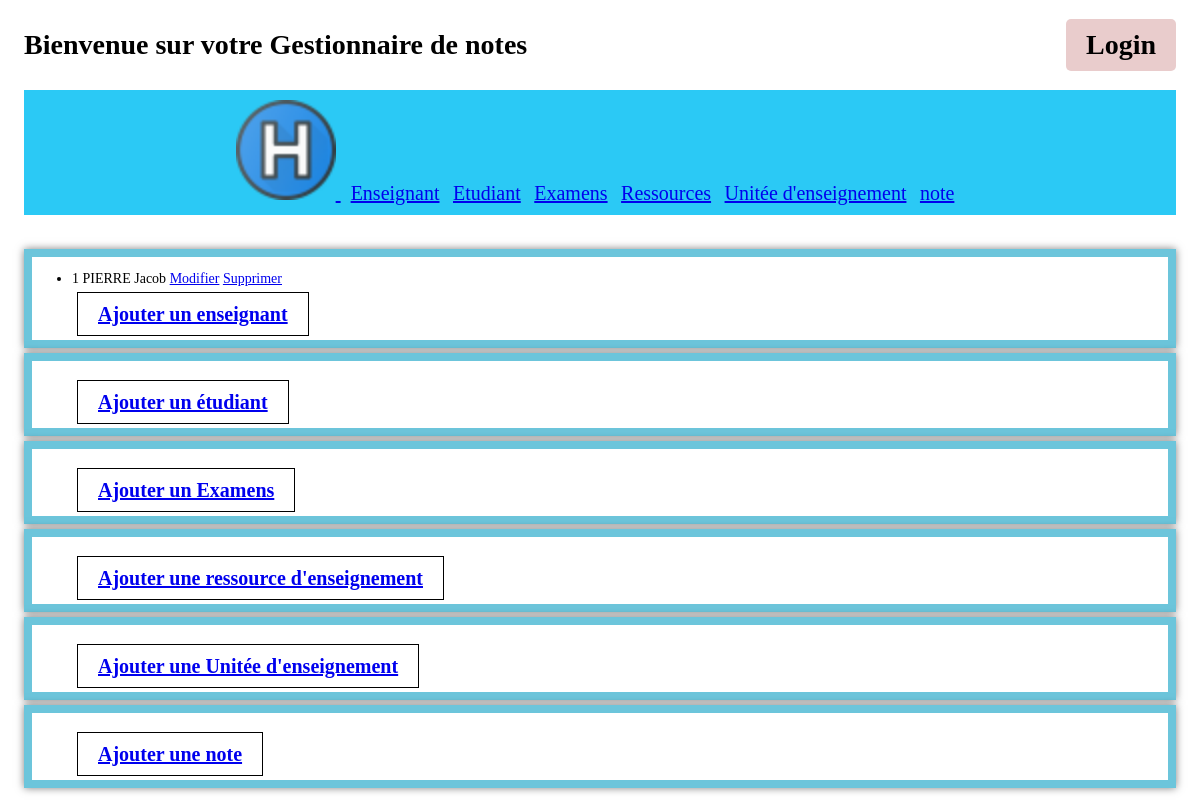
Before: /gestionnote/allenseignant/ with the older database file.
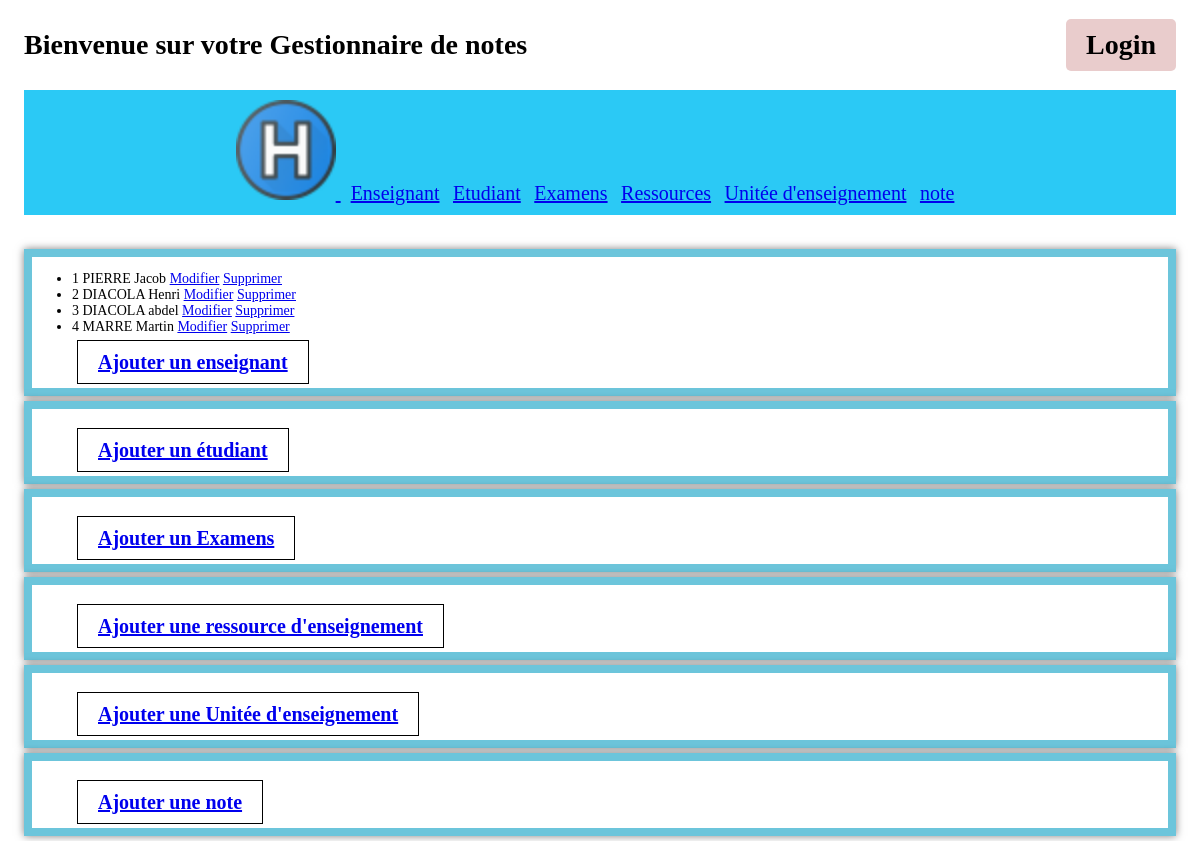
After: the same page with the newer database file.
### gestionnote/models.py (models this page shows, shortened)
class Enseignant(models.Model): #déclare la classe Livre héritant de la classe Model, classe de base des modèles
    id = models.IntegerField(primary_key = True, default=None)
    nom = models.CharField(max_length=100) # défini un champs de type texte de 100 caractères maximum
    prénom = models.CharField(max_length = 100)

### gestionnote/views.py (the view)
# urls.py: path('allenseignant/', views.allenseignant, name='allenseignant'),
def allenseignant(request):
    enseignants = list(models.Enseignant.objects.all())
    return render(request, 'gestionnote/all.html', {'enseignants': enseignants})

### gestionnote/templates/gestionnote/all.html (shortened to what this page needs)
{% extends 'gestionnote/main.html' %}
{% block content %}
<div class="content-all">
    <div class="content-wrapper">
        <ul>
            {% for enseignant in enseignants %}
                <li>
                    {{ enseignant.id }} {{enseignant.nom }} {{ enseignant.prénom }}
                    <a href="../../gestionnote/updateenseignant/{{ enseignant.id }}" >Modifier</a>
                    <a href="../../gestionnote/deleteenseignant/{{enseignant.id }}" >Supprimer</a>
                </li>
            {% endfor %}
            <br>
            <a href="../../gestionnote/ajoutenseignant" class="btn">Ajouter un enseignant</a>
        </ul>
    </div>
    <div class="content-wrapper">
        <ul>
            <br>
            <a href="../../gestionnote/ajoutetudiant" class="btn">Ajouter un étudiant</a>
        </ul>
    </div>
    <div class="content-wrapper">
        <ul>
            <br>
            <a href="../../gestionnote/ajout" class="btn">Ajouter un Examens</a>
        </ul>
    </div>
    <div class="content-wrapper">
        <ul>
            <br>
            <a href="../../gestionnote/ajoutrunite" class="btn">Ajouter une ressource d'enseignement</a>
        </ul>
    </div>
    <div class="content-wrapper">
        <ul>
            <br>
            <a href="../../gestionnote/ajoutunite" class="btn">Ajouter une Unitée d'enseignement</a>
        </ul>
    </div>
    <div class="content-wrapper">
        <ul>
            <br>
            <a href="../../gestionnote/ajoutnote" class="btn">Ajouter une note </a>
        </ul>
    </div>
</div>
{% endblock %}

Changed rows visible on the page:
added Enseignant: id "2", nom "DIACOLA", prénom "Henri"
added Enseignant: id "3", nom "DIACOLA", prénom "abdel"
added Enseignant: id "4", nom "MARRE", prénom "Martin"
